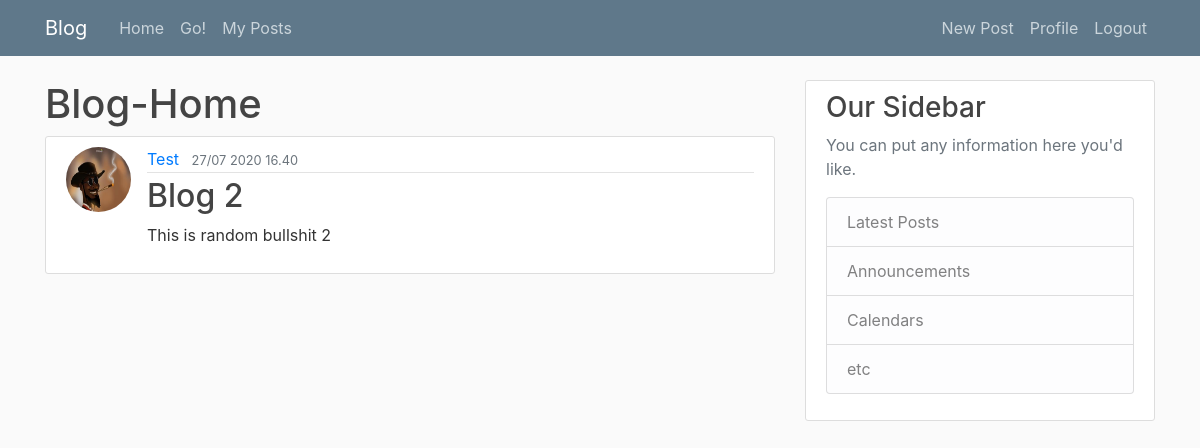
The page /my_posts/ (signed in) on the database as committed earlier.
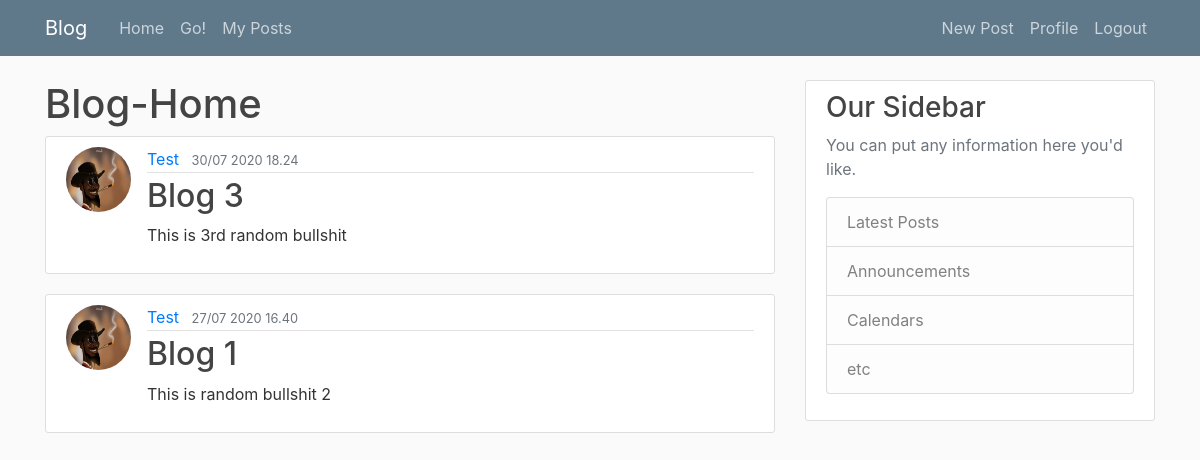
The same page on the database as committed later.
### blog/models.py (models this page shows, shortened)
class Post(models.Model):
    title=models.CharField(max_length=100)
    content=models.TextField()
    date_posted=models.DateTimeField(default=timezone.now)
    author=models.ForeignKey(User, on_delete=models.CASCADE)

### users/models.py (models this page shows, shortened)
class Profile(models.Model):
    user= models.OneToOneField(User, on_delete= models.CASCADE)
    image= models.ImageField(default='default.jpg', upload_to = 'profile_pics')

### blog/views.py (the view)
# urls.py: 2. Add a URL to urlpatterns:  path('', views.home, name='home')
def home(request):
    context={
    'posts': Post.objects.order_by('-date_posted').filter(author_id = request.user.id)
    }
    return render(request,'blog/blog-home.html',context)

### blog/templates/blog/blog-home.html
{% extends 'blog/base.html' %}
{% block content %}
    <h1>Blog-Home</h1>
    {% for post in posts %}
    <article class="media content-section">
      <img class = 'rounded-circle article-img' src='{{ post.author.profile.image.url }}'>
      <div class="media-body">
        <div class="article-metadata">
          <a class="mr-2" href="#">{{ post.author }}</a>
          <small class="text-muted">{{ post.date_posted|date:"j/m Y H.i " }}</small>
        </div>
        <h2><a class="article-title" href="#">{{ post.title }}</a></h2>
        <p class="article-content">{{ post.content }}</p>
      </div>
    </article>
    {% endfor %}
{% endblock content %}

### blog/templates/blog/base.html (shortened to what this page needs)
{% load static %}
{% load tz %}
{% timezone "Asia/Kolkata" %}
<!DOCTYPE html>
<html lang="en" dir="ltr">
  <head>
    <link rel="stylesheet" href="https://stackpath.bootstrapcdn.com/bootstrap/4.5.0/css/bootstrap.min.css">
    <link rel="stylesheet" href="{% static 'blog/main.css' %}"
    <meta charset="utf-8">
  </head>
    <body>
      <header class="site-header">
        <nav class="navbar navbar-expand-md navbar-dark bg-steel fixed-top">
          <div class="container">
            <a class="navbar-brand mr-4" href="/">Blog</a>
            <div class="collapse navbar-collapse" id="navbarToggle">
              <div class="navbar-nav mr-auto">
                <a class="nav-item nav-link" href="{% url 'blog-home' %}">Home</a>
                <a class="nav-item nav-link" href="{% url 'blog-go' %}">Go!</a>
                <a class="nav-item nav-link" href="{% url 'my-posts' %}">My Posts</a>
              </div>
              <div class="navbar-nav">
                {% if user.is_authenticated %}
                  <a class="nav-item nav-link" href="{% url 'post-create' %}">New Post</a>
                  <a class="nav-item nav-link" href="{% url 'profile' %}">Profile</a>
                  <a class="nav-item nav-link" href="{% url 'logout' %}">Logout</a>
                {% else %}
                  <a class="nav-item nav-link" href="{% url 'login' %}">Login</a>
                  <a class="nav-item nav-link" href="{% url 'register' %}">Register</a>
                {% endif %}
              </div>
            </div>
          </div>
        </nav>
      </header>
        <main role="main" class="container">
            <div class="row">
                <div class="col-md-8">
                {% block content %}{% endblock %}
                </div>
            <div class="col-md-4">
              <div class="content-section">
                <h3>Our Sidebar</h3>
                <p class='text-muted'>You can put any information here you'd like.
                  <ul class="list-group">
                    <li class="list-group-item list-group-item-light">Latest Posts</li>
                    <li class="list-group-item list-group-item-light">Announcements</li>
                    <li class="list-group-item list-group-item-light">Calendars</li>
                    <li class="list-group-item list-group-item-light">etc</li>
                  </ul>
                </p>
              </div>
            </div>
          </div>
        </main>
    </body>
</html>
{% endtimezone %}

### blog/static/blog/main.css (style rules this page uses)
body { background: #fafafa; color: #333333; margin-top: 5rem; }
h1, h2, h3, h4, h5, h6 { color: #444444; }
ul { margin: 0; }
.bg-steel { background-color: #5f788a; }
.site-header .navbar-nav .nav-link { color: #cbd5db; }
.content-section { background: #ffffff; padding: 10px 20px; border: 1px solid #dddddd; border-radius: 3px; margin-bottom: 20px; }
.article-title { color: #444444; }
.article-content { white-space: pre-line; }
.article-img { height: 65px; width: 65px; margin-right: 16px; }
.article-metadata { padding-bottom: 1px; margin-bottom: 4px; border-bottom: 1px solid #e3e3e3 }

Rows that differ between the two databases and show on the page:
added Post: author.profile.image (placeholder picture), author "Test", date_posted "30/07 2020 18.24", title "Blog 3", content "This is 3rd random bullshit"
changed Post "This is random bullshit 2": title "Blog 2" → "Blog 1"
